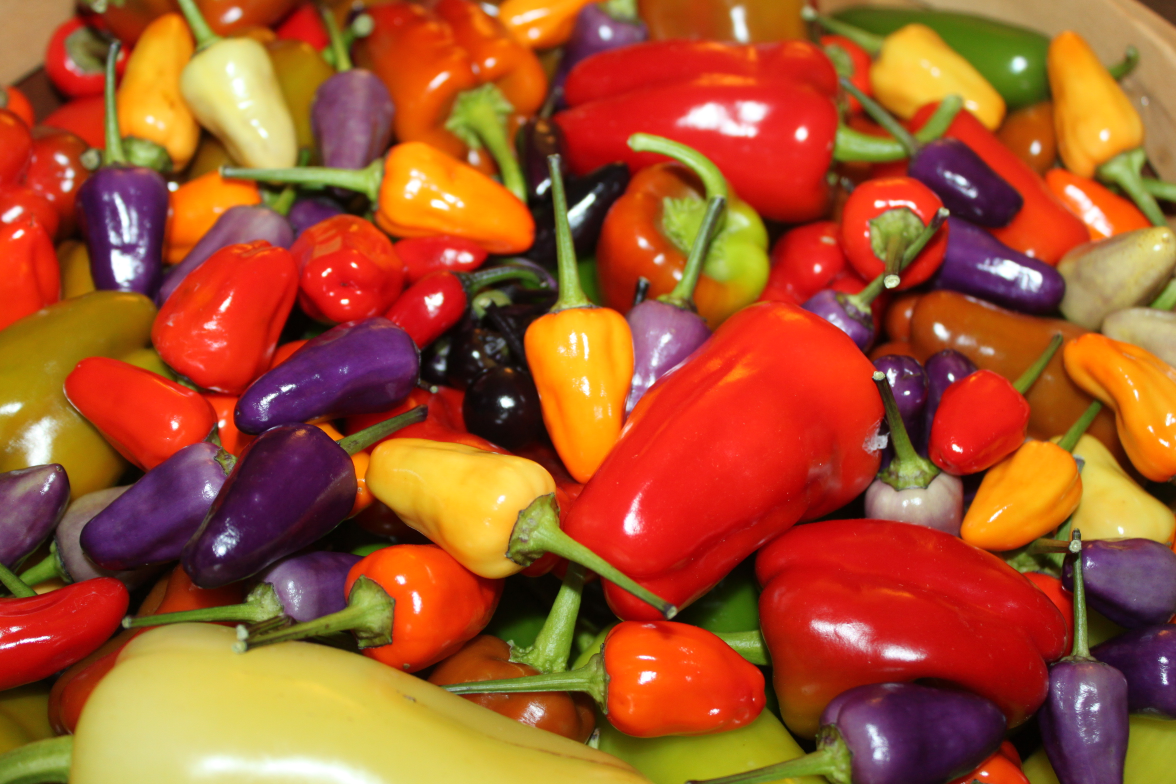
%> input picture Clase04/peppers.jpg, 2352 x 1568 px (shown at 1/2 size)
$ octave Clase4.m   (GNU Octave 9; MATLAB toolbox functions it lacks are replaced by stand-ins)
%> lines starting %> are read from the running program, lines starting %| are printed output that depends on the picture; in (x1, y1, x2, y2) boxes, pixels count from 0 and x2, y2 are one past the last pixel; in counts of white or black regions, pixels touching at a corner belong together; the program's own positions count from 1
clear all, close all, clc
a = imread('peppers.jpg');
%> a is the input picture: size 1568x2352x3 uint8; mean R, G, B 165.4, 84.7, 42.6
%figure(1);
%imshow(a);
[fil,col,cap] = size(a);
%> fil = 1568; col = 2352; cap = 3
a1 = reshape(a,[fil,col*cap]);
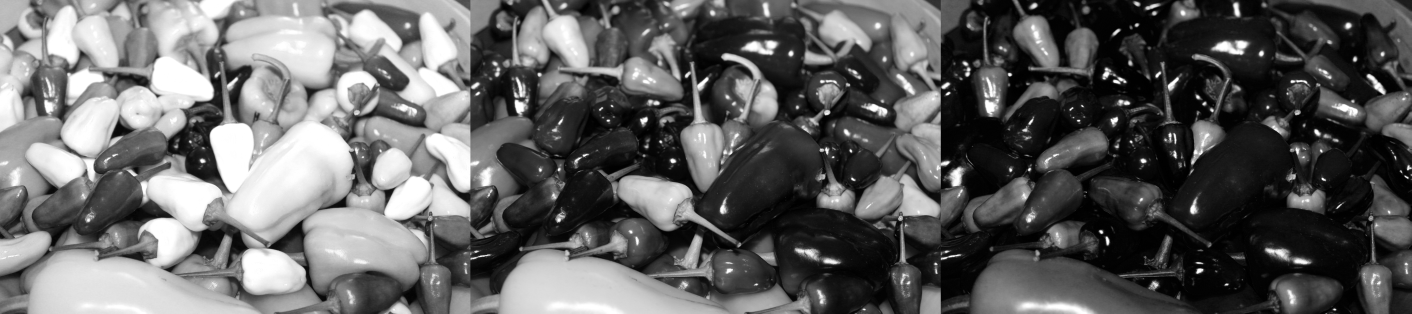
%> a1: size 1568x7056 uint8 (shown at 1/5 size); min 0, max 255, mean 97.6
%figure(2);
%imshow(a1);
%title('R-G-B');
%impixelinfo;
a2 = rgb2hsv(a);
%> a2: size 1568x2352x3 double; mean H, S, V 0.227, 0.764, 0.657
%figure(3);
%imshow(a2);
%title('HSV');
%impixelinfo;
a2=double(a2);
a2 = a2/max(a2(:))*255;
%> a2: size 1568x2352x3 double; mean H, S, V 57.9, 194.7, 167.5
%figure(4);
%imshow(a2);
%title('Normalizar');
%impixelinfo;
a2=uint8(a2);
%> a2: size 1568x2352x3 uint8; mean H, S, V 57.9, 194.7, 167.5
a2=reshape(a2,[fil,col*cap]);
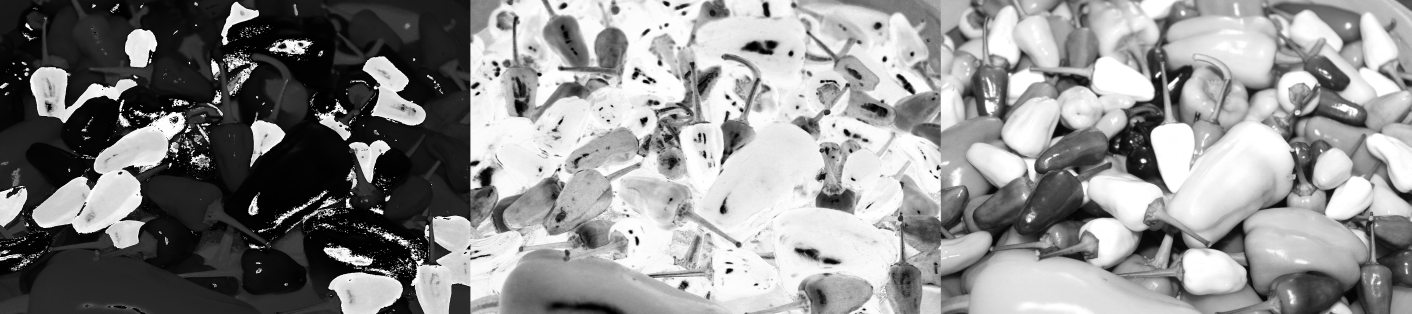
%> a2: size 1568x7056 uint8 (shown at 1/5 size); min 0, max 255, mean 140.1
%figure(5);
%imshow([a1;a2]);
%title('R-G-B; H-S-V');
%impixelinfo;

cform=makecform('srgb2lab');
a3=applycform(a,cform);
%> a3: size 1568x2352x3 uint8; mean of channels 1, 2, 3 121.3, 156.8, 166.9
a3=double(a3);
%> a3: size 1568x2352x3 double; mean of channels 1, 2, 3 121.3, 156.8, 166.9
a3=a3/max(a3(:))*255;
a3=uint8(a3);
b=a3(:,:,3);
a3=reshape(a3,[fil,col*cap]);
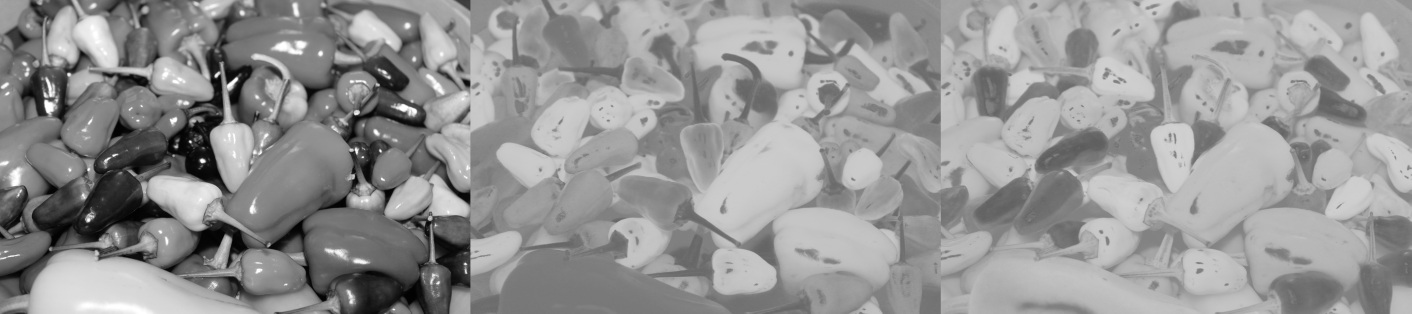
%> a3: size 1568x7056 uint8 (shown at 1/5 size); min 0, max 255, mean 148.3
figure(6);
imshow([a1;a2;a3]);
title('R-G-B; H-S-V; L-A-B');
impixelinfo
figure(7);
imshow(b);
title('R-G-B; H-S-V; L-A-B');
impixelinfo
b(b<205)=0;
b(b>0)=255;
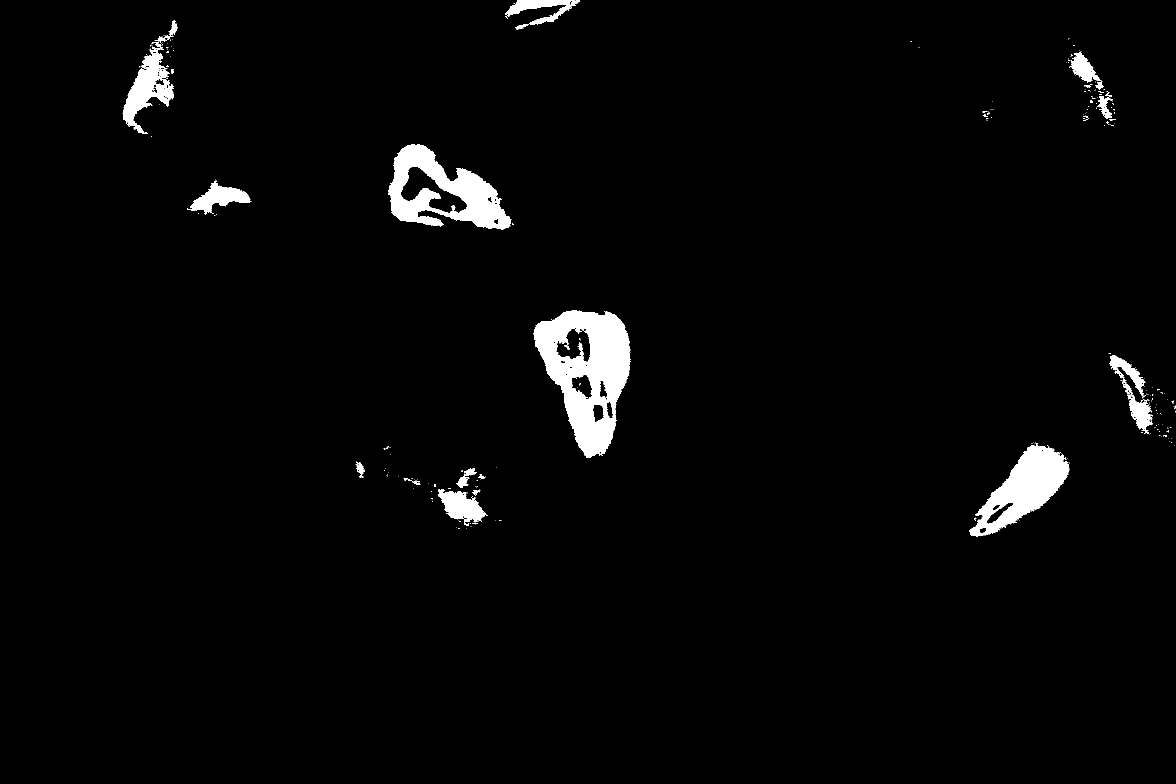
%> b: size 1568x2352 uint8 (shown at 1/2 size); 2.5% white; 319 white regions (285 under 20 px), largest, box (x1, y1, x2, y2) and area: (1067, 621, 1261, 916) 31050, (776, 288, 1023, 459) 19449, (1938, 885, 2139, 1073) 16032
figure(8);
imshow(b)
impixelinfo
b=[b,b,b];
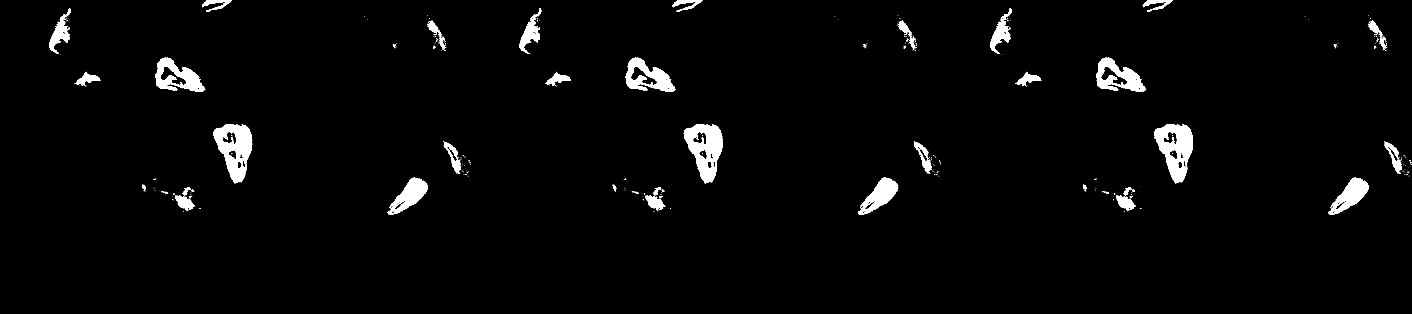
%> b: size 1568x7056 uint8 (shown at 1/5 size); 2.5% white; 957 white regions (855 under 20 px), largest, box (x1, y1, x2, y2) and area: (1067, 621, 1261, 916) 31050, (3419, 621, 3613, 916) 31050, (5771, 621, 5965, 916) 31050
b=reshape(b,[fil,col,cap]);
a4=a;
a4(b==0)=0;
figure(9);
imshow(a4)
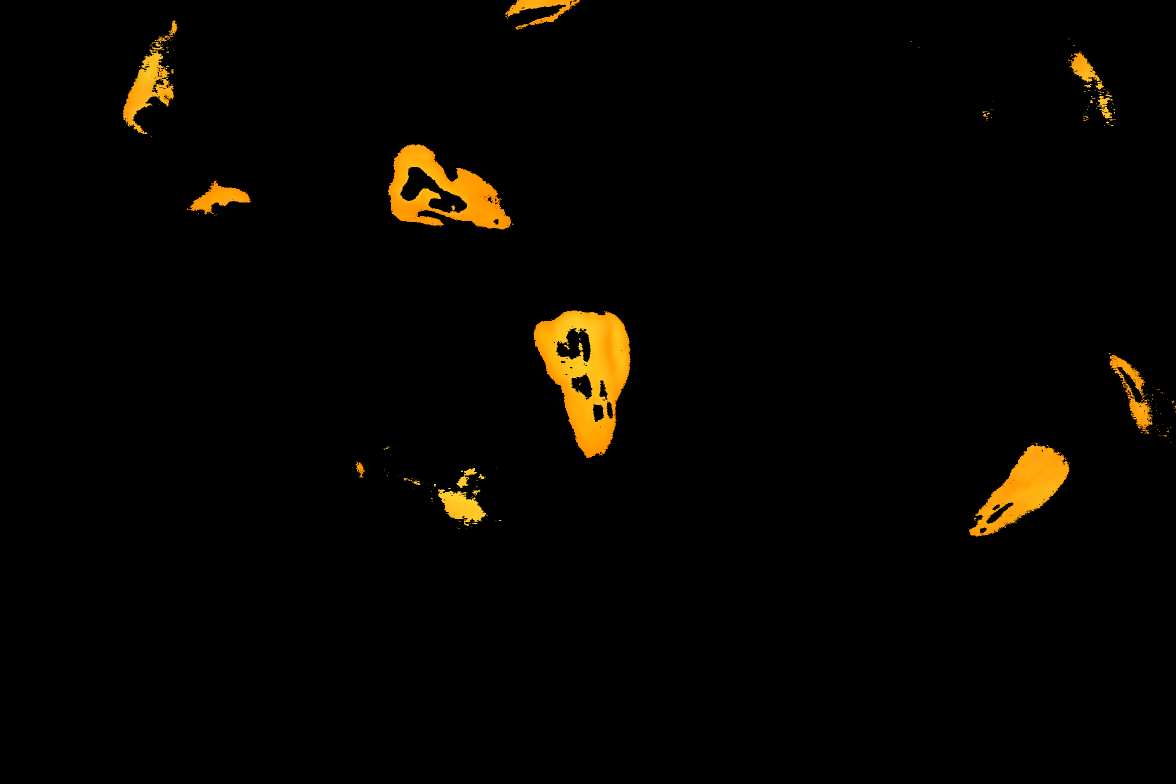
%> displayed picture: size 1568x2352x3, on the screen's scale of 0 to 255 (shown at 1/2 size); mean R, G, B 6.4, 4.3, 0.4
impixelinfo
